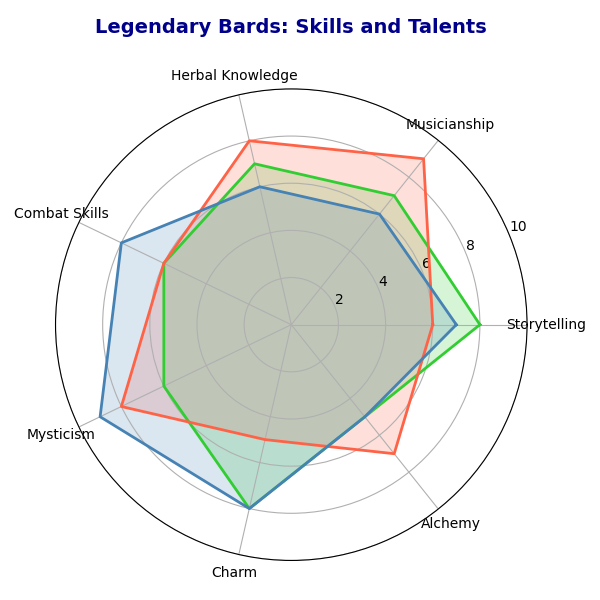

Recreate this plot in Python.
import numpy as np
import matplotlib.pyplot as plt
from math import pi

categories = ['Storytelling', 'Musicianship', 'Herbal Knowledge', 'Combat Skills', 'Mysticism', 'Charm', 'Alchemy']

bard_1 = np.array([8, 7, 7, 6, 6, 8, 5])
bard_2 = np.array([6, 9, 8, 6, 8, 5, 7])
bard_3 = np.array([7, 6, 6, 8, 9, 8, 5])

bards_data = [bard_1, bard_2, bard_3]
bards_names = ['Lyrical Linden', 'Melodic Melody', 'Harmonious Harper']

num_vars = len(categories)
angles = np.linspace(0, 2 * np.pi, num_vars, endpoint=False).tolist()
angles += angles[:1]

colors = ['#32CD32', '#FF6347', '#4682B4']

def create_radar_chart(ax, data, categories, color):
    for bard_data, color in zip(data, color):
        values = np.concatenate((bard_data, [bard_data[0]]))
        ax.plot(angles, values, linewidth=2, linestyle='solid', color=color)
        ax.fill(angles, values, color=color, alpha=0.2)

    ax.set_xticks(angles[:-1])
    ax.set_xticklabels(categories, color='black', size=10)
    ax.set_ylim(0, 10)

fig, ax1 = plt.subplots(1, 1, figsize=(6, 6), subplot_kw=dict(polar=True))

create_radar_chart(ax1, bards_data, categories, colors)
ax1.set_title('Legendary Bards: Skills and Talents', size=14, color='darkblue', y=1.1, fontweight='bold')

plt.tight_layout()
plt.show()
